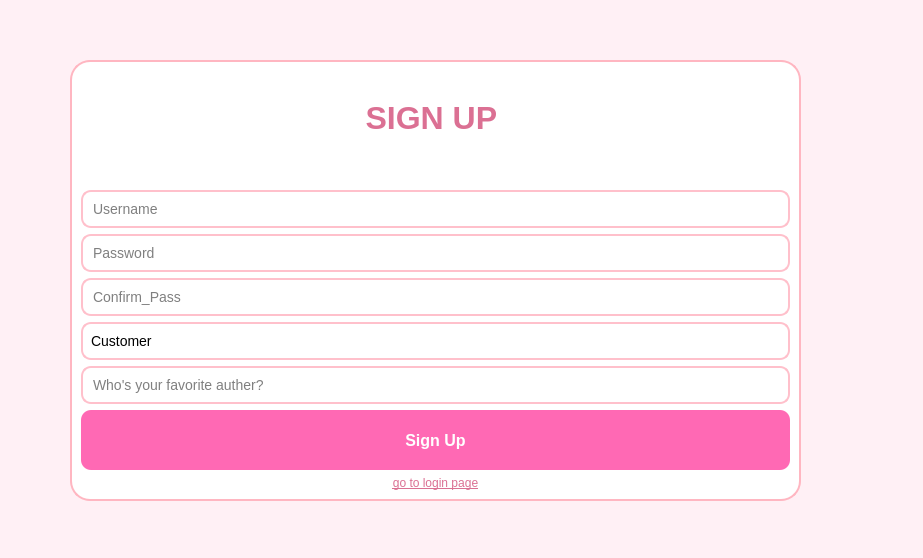
<?xml version="1.0" encoding="UTF-8"?>
<ui version="4.0">
 <class>RegisterPage</class>
 <widget class="QWidget" name="RegisterPage">
  <property name="geometry">
   <rect>
    <x>0</x>
    <y>0</y>
    <width>923</width>
    <height>558</height>
   </rect>
  </property>
  <property name="windowTitle">
   <string>Form</string>
  </property>
  <property name="styleSheet">
   <string notr="true">QWidget#RegisterPage { 
    background-color: #FFF0F5; /* صورتی بسیار روشن (LavenderBlush) */
}

QLabel#label {
   font-size: 32px;
    font-weight: bold;
    color: #DB7093; /* صورتی تیره */
    margin-bottom: 20px;
    font-family: &quot;Segoe UI&quot;, &quot;Tahoma&quot;;
}
/* استایل کادر اصلی وسط صفحه */
QFrame#registerFrame {
    background-color: white;
    border-radius: 20px;
    border: 2px solid #FFB6C1;
}

/* استایل فیلدهای ورود متن و کمبوباکس */
QLineEdit, QComboBox {
    border: 2px solid #FFC0CB;
    border-radius: 10px;
    padding: 8px;
    background: #FFFFFF;
    selection-background-color: #FFB6C1;
    font-size: 14px;
}

QLineEdit:focus, QComboBox:focus {
    border: 2px solid #DB7093; /* تغییر رنگ مرز به صورتی هنگام فوکوس */
    background-color: #ffffff;
}

/* استایل کمبوباکس */
QComboBox {
    padding-right: 20px;
}
QComboBox::drop-down {
    subcontrol-origin: padding;
    subcontrol-position: top right;
    width: 20px;
    border-left-width: 0px;
    border-top-right-radius: 8px;
    border-bottom-right-radius: 8px;
}

/* استایل دکمه اصلی ثبت نام */
QPushButton#registerButton {
    background-color: #FF69B4; /* صورتی سرخابی روشن هماهنگ با لاگین */
    color: white;
    border-radius: 10px;
    padding: 10px;
    font-weight: bold;
    font-size: 16px;
    height: 40px;
}

QPushButton#registerButton:hover {
    background-color: #FF1493; /* پررنگ‌تر شدن هنگام قرارگیری ماوس */
}

/* استایل دکمه بازگشت به لاگین (که شبیه به لینک است) */
QPushButton#goToLoginButton {
    background: transparent;
    color: #DB7093;
    text-decoration: underline;
    border: none;
}</string>
  </property>
  <widget class="QFrame" name="registerFrame">
   <property name="geometry">
    <rect>
     <x>70</x>
     <y>60</y>
     <width>731</width>
     <height>441</height>
    </rect>
   </property>
   <property name="styleSheet">
    <string notr="true"/>
   </property>
   <property name="frameShape">
    <enum>QFrame::StyledPanel</enum>
   </property>
   <property name="frameShadow">
    <enum>QFrame::Raised</enum>
   </property>
   <layout class="QVBoxLayout" name="verticalLayout">
    <item>
     <widget class="QLabel" name="label">
      <property name="text">
       <string>                               SIGN UP</string>
      </property>
     </widget>
    </item>
    <item>
     <widget class="QLineEdit" name="usernameLineEdit">
      <property name="text">
       <string/>
      </property>
      <property name="placeholderText">
       <string>Username</string>
      </property>
     </widget>
    </item>
    <item>
     <widget class="QLineEdit" name="passwordLineEdit">
      <property name="text">
       <string/>
      </property>
      <property name="placeholderText">
       <string>Password</string>
      </property>
     </widget>
    </item>
    <item>
     <widget class="QLineEdit" name="confirmPasswordLineEdit">
      <property name="text">
       <string/>
      </property>
      <property name="placeholderText">
       <string>Confirm_Pass</string>
      </property>
     </widget>
    </item>
    <item>
     <widget class="QComboBox" name="userTypeComboBox">
      <property name="cursor">
       <cursorShape>PointingHandCursor</cursorShape>
      </property>
      <item>
       <property name="text">
        <string>Customer</string>
       </property>
      </item>
      <item>
       <property name="text">
        <string>Admin</string>
       </property>
      </item>
      <item>
       <property name="text">
        <string>Publisher</string>
       </property>
      </item>
     </widget>
    </item>
    <item>
     <widget class="QLineEdit" name="securityAnswerLineEdit">
      <property name="placeholderText">
       <string>Who's your favorite auther?</string>
      </property>
     </widget>
    </item>
    <item>
     <widget class="QPushButton" name="registerButton">
      <property name="cursor">
       <cursorShape>PointingHandCursor</cursorShape>
      </property>
      <property name="text">
       <string>Sign Up</string>
      </property>
     </widget>
    </item>
    <item>
     <widget class="QPushButton" name="goToLoginButton">
      <property name="cursor">
       <cursorShape>PointingHandCursor</cursorShape>
      </property>
      <property name="text">
       <string>go to login page</string>
      </property>
     </widget>
    </item>
   </layout>
  </widget>
 </widget>
 <resources/>
 <connections/>
</ui>
